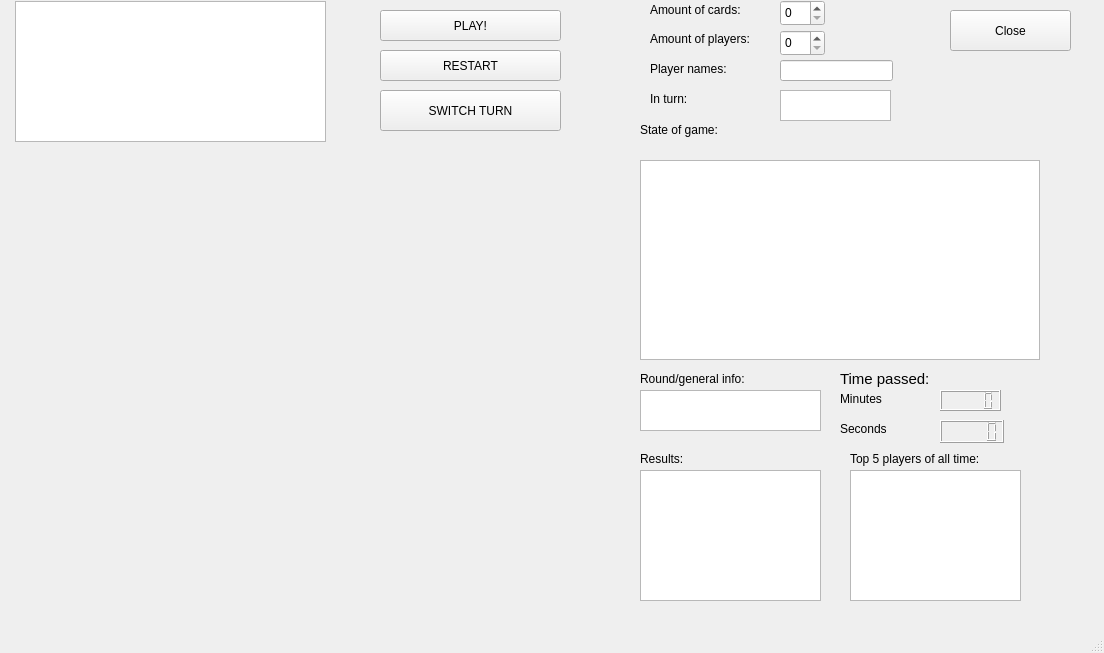
<?xml version="1.0" encoding="UTF-8"?>
<ui version="4.0">
 <class>MainWindow</class>
 <widget class="QMainWindow" name="MainWindow">
  <property name="geometry">
   <rect>
    <x>0</x>
    <y>0</y>
    <width>1104</width>
    <height>653</height>
   </rect>
  </property>
  <property name="windowTitle">
   <string>MainWindow</string>
  </property>
  <widget class="QWidget" name="centralwidget">
   <widget class="QTextBrowser" name="rulesBrowser">
    <property name="geometry">
     <rect>
      <x>15</x>
      <y>1</y>
      <width>311</width>
      <height>141</height>
     </rect>
    </property>
   </widget>
   <widget class="QPushButton" name="playButton">
    <property name="geometry">
     <rect>
      <x>380</x>
      <y>10</y>
      <width>181</width>
      <height>31</height>
     </rect>
    </property>
    <property name="text">
     <string>PLAY!</string>
    </property>
   </widget>
   <widget class="QPushButton" name="restartButton">
    <property name="geometry">
     <rect>
      <x>380</x>
      <y>50</y>
      <width>181</width>
      <height>31</height>
     </rect>
    </property>
    <property name="text">
     <string>RESTART</string>
    </property>
   </widget>
   <widget class="QLabel" name="label">
    <property name="geometry">
     <rect>
      <x>650</x>
      <y>0</y>
      <width>111</width>
      <height>20</height>
     </rect>
    </property>
    <property name="text">
     <string>Amount of cards:</string>
    </property>
   </widget>
   <widget class="QLabel" name="label_2">
    <property name="geometry">
     <rect>
      <x>650</x>
      <y>30</y>
      <width>131</width>
      <height>17</height>
     </rect>
    </property>
    <property name="text">
     <string>Amount of players:</string>
    </property>
   </widget>
   <widget class="QLabel" name="label_3">
    <property name="geometry">
     <rect>
      <x>650</x>
      <y>60</y>
      <width>111</width>
      <height>17</height>
     </rect>
    </property>
    <property name="text">
     <string>Player names:</string>
    </property>
   </widget>
   <widget class="QSpinBox" name="spinBoxPlayers">
    <property name="geometry">
     <rect>
      <x>780</x>
      <y>30</y>
      <width>45</width>
      <height>26</height>
     </rect>
    </property>
   </widget>
   <widget class="QLineEdit" name="lineEditPlayerNames">
    <property name="geometry">
     <rect>
      <x>780</x>
      <y>60</y>
      <width>113</width>
      <height>21</height>
     </rect>
    </property>
   </widget>
   <widget class="QLabel" name="label_4">
    <property name="geometry">
     <rect>
      <x>840</x>
      <y>370</y>
      <width>101</width>
      <height>17</height>
     </rect>
    </property>
    <property name="font">
     <font>
      <pointsize>11</pointsize>
     </font>
    </property>
    <property name="text">
     <string>Time passed:</string>
    </property>
   </widget>
   <widget class="QTextBrowser" name="resultsBrowser">
    <property name="geometry">
     <rect>
      <x>640</x>
      <y>470</y>
      <width>181</width>
      <height>131</height>
     </rect>
    </property>
   </widget>
   <widget class="QTextBrowser" name="top5playersBrowser">
    <property name="geometry">
     <rect>
      <x>850</x>
      <y>470</y>
      <width>171</width>
      <height>131</height>
     </rect>
    </property>
   </widget>
   <widget class="QSpinBox" name="spinBoxCards">
    <property name="geometry">
     <rect>
      <x>780</x>
      <y>0</y>
      <width>45</width>
      <height>26</height>
     </rect>
    </property>
   </widget>
   <widget class="QLCDNumber" name="lcdNumberMin">
    <property name="geometry">
     <rect>
      <x>940</x>
      <y>390</y>
      <width>61</width>
      <height>21</height>
     </rect>
    </property>
    <property name="font">
     <font>
      <weight>75</weight>
      <bold>true</bold>
     </font>
    </property>
   </widget>
   <widget class="QLabel" name="label_6">
    <property name="geometry">
     <rect>
      <x>640</x>
      <y>120</y>
      <width>400</width>
      <height>20</height>
     </rect>
    </property>
    <property name="text">
     <string>State of game:</string>
    </property>
   </widget>
   <widget class="QLabel" name="label_7">
    <property name="geometry">
     <rect>
      <x>850</x>
      <y>450</y>
      <width>171</width>
      <height>17</height>
     </rect>
    </property>
    <property name="text">
     <string>Top 5 players of all time:</string>
    </property>
   </widget>
   <widget class="QTextBrowser" name="roundInfoBrowser">
    <property name="geometry">
     <rect>
      <x>640</x>
      <y>390</y>
      <width>181</width>
      <height>41</height>
     </rect>
    </property>
   </widget>
   <widget class="QLabel" name="label_8">
    <property name="geometry">
     <rect>
      <x>640</x>
      <y>450</y>
      <width>181</width>
      <height>17</height>
     </rect>
    </property>
    <property name="text">
     <string>Results:</string>
    </property>
   </widget>
   <widget class="QLabel" name="label_9">
    <property name="geometry">
     <rect>
      <x>640</x>
      <y>370</y>
      <width>181</width>
      <height>17</height>
     </rect>
    </property>
    <property name="text">
     <string>Round/general info:</string>
    </property>
   </widget>
   <widget class="QLCDNumber" name="lcdNumberSec">
    <property name="geometry">
     <rect>
      <x>940</x>
      <y>420</y>
      <width>64</width>
      <height>23</height>
     </rect>
    </property>
    <property name="font">
     <font>
      <weight>75</weight>
      <bold>true</bold>
     </font>
    </property>
   </widget>
   <widget class="QLabel" name="label_10">
    <property name="geometry">
     <rect>
      <x>840</x>
      <y>390</y>
      <width>62</width>
      <height>17</height>
     </rect>
    </property>
    <property name="text">
     <string>Minutes</string>
    </property>
   </widget>
   <widget class="QLabel" name="label_11">
    <property name="geometry">
     <rect>
      <x>840</x>
      <y>420</y>
      <width>62</width>
      <height>17</height>
     </rect>
    </property>
    <property name="text">
     <string>Seconds</string>
    </property>
   </widget>
   <widget class="QPushButton" name="pushButtonClose">
    <property name="geometry">
     <rect>
      <x>950</x>
      <y>10</y>
      <width>121</width>
      <height>41</height>
     </rect>
    </property>
    <property name="text">
     <string>Close</string>
    </property>
   </widget>
   <widget class="QLabel" name="label_5">
    <property name="geometry">
     <rect>
      <x>650</x>
      <y>90</y>
      <width>51</width>
      <height>17</height>
     </rect>
    </property>
    <property name="text">
     <string>In turn:</string>
    </property>
   </widget>
   <widget class="QTextBrowser" name="turnBrowser">
    <property name="geometry">
     <rect>
      <x>780</x>
      <y>90</y>
      <width>111</width>
      <height>31</height>
     </rect>
    </property>
   </widget>
   <widget class="QPushButton" name="newturnButton">
    <property name="geometry">
     <rect>
      <x>380</x>
      <y>90</y>
      <width>181</width>
      <height>41</height>
     </rect>
    </property>
    <property name="text">
     <string>SWITCH TURN</string>
    </property>
   </widget>
   <widget class="QGraphicsView" name="graphicsView">
    <property name="geometry">
     <rect>
      <x>640</x>
      <y>160</y>
      <width>400</width>
      <height>200</height>
     </rect>
    </property>
   </widget>
  </widget>
  <widget class="QMenuBar" name="menubar">
   <property name="geometry">
    <rect>
     <x>0</x>
     <y>0</y>
     <width>1104</width>
     <height>21</height>
    </rect>
   </property>
  </widget>
  <widget class="QStatusBar" name="statusbar"/>
 </widget>
 <resources/>
 <connections>
  <connection>
   <sender>pushButtonClose</sender>
   <signal>clicked()</signal>
   <receiver>MainWindow</receiver>
   <slot>close()</slot>
   <hints>
    <hint type="sourcelabel">
     <x>1010</x>
     <y>52</y>
    </hint>
    <hint type="destinationlabel">
     <x>551</x>
     <y>326</y>
    </hint>
   </hints>
  </connection>
 </connections>
</ui>
